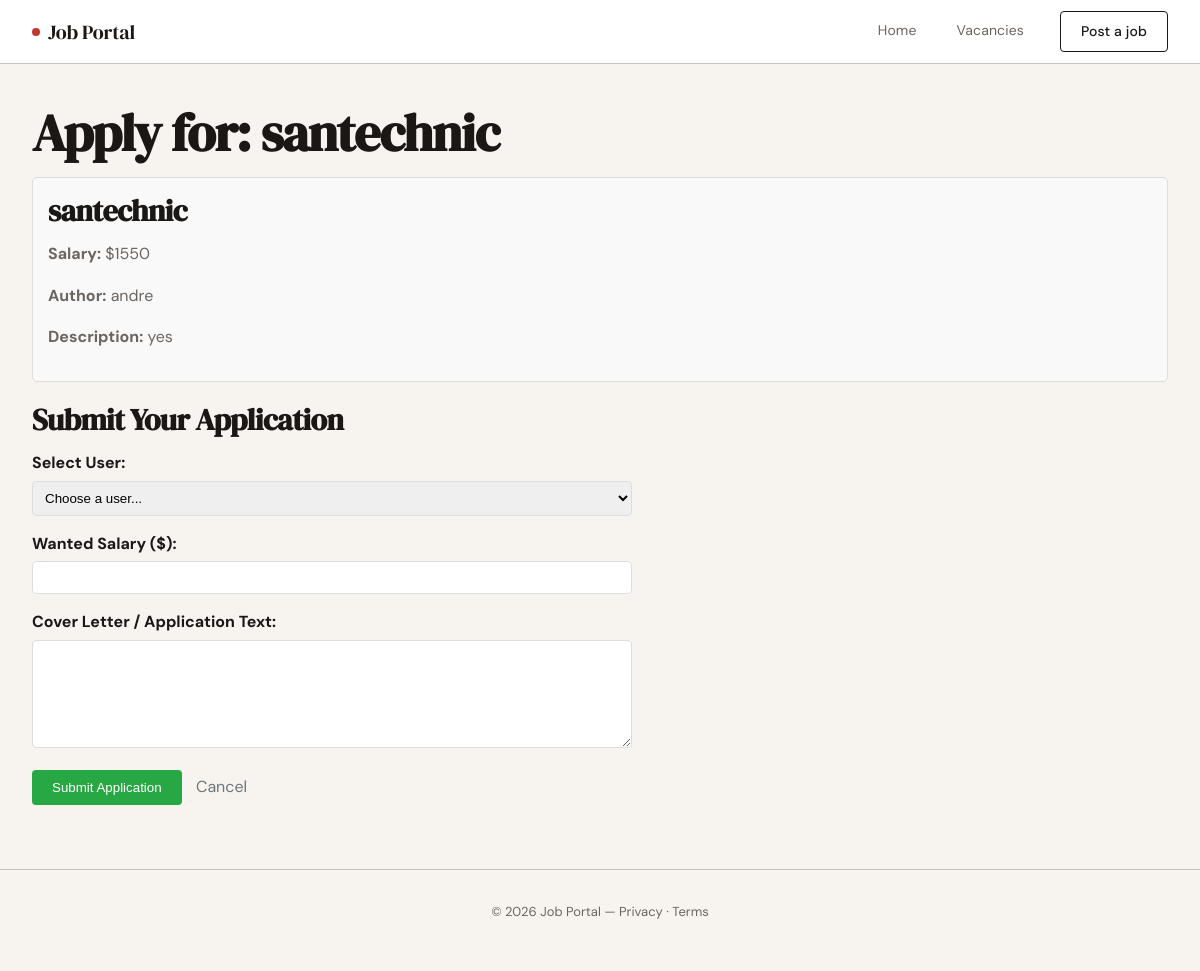
Page /vacancies/3/apply/ on the committed database.
### sp/models.py (models this page shows, shortened)
class Vacancy(models.Model):
    author = models.ForeignKey(User, on_delete=models.CASCADE)
    title = models.CharField(max_length=100, null=False)
    description = models.TextField(blank=True, null=True, default=':)')
    salary = models.IntegerField(default=1, validators=[MinValueValidator(1), MaxValueValidator(99999)])
    uploaded_at = models.DateTimeField(auto_now_add=True)

class User(models.Model):
    name = models.CharField(max_length=40, null=False)
    email = models.EmailField(blank=True, null=True)

### sp/views.py (the view, shortened to what this page needs)
# urls.py: path('vacancies/<int:vacancy_id>/apply/', views.apply_vacancy, name='apply_vacancy'),
def apply_vacancy(request, vacancy_id):
    vacancy = get_object_or_404(Vacancy, id=vacancy_id)
    users = User.objects.all()
    return render(request, 'apply.html', {'vacancy': vacancy, 'users': users})

### sp/templates/apply.html (shortened to what this page needs)
{% extends 'base.html' %} {% block title %}Apply for {{ vacancy.title }}{%endblock %}
{% block content %}
    <h1>Apply for: {{ vacancy.title }}</h1>
    <div
    class="vacancy-info"
    style="
        border: 1px solid #ddd;
        padding: 15px;
        margin-bottom: 20px;
        border-radius: 5px;
        background-color: #f9f9f9;
    "
    >
    <h2>{{ vacancy.title }}</h2>
    <p><strong>Salary:</strong> ${{ vacancy.salary }}</p>
    <p><strong>Author:</strong> {{ vacancy.author.name }}</p>
    {% if vacancy.description %}
    <p><strong>Description:</strong> {{ vacancy.description }}</p>
    {% endif %}
    </div>
    <h2>Submit Your Application</h2>
    <form method="post" style="max-width: 600px">
    <div style="margin-bottom: 15px">
        <label
        for="user"
        style="display: block; margin-bottom: 5px; font-weight: bold"
        >Select User:</label
        >
        <select
        name="user"
        id="user"
        required
        style="
            width: 100%;
            padding: 8px;
            border: 1px solid #ddd;
            border-radius: 4px;
        "
        >
        <option value="">Choose a user...</option>
        </select>
    </div>
    <div style="margin-bottom: 15px">
        <label
        for="wanted_salary"
        style="display: block; margin-bottom: 5px; font-weight: bold"
        >Wanted Salary ($):</label
        >
        <input
        type="number"
        name="wanted_salary"
        id="wanted_salary"
        min="1"
        max="99999"
        required
        style="
            width: 100%;
            padding: 8px;
            border: 1px solid #ddd;
            border-radius: 4px;
        "
        />
    </div>
    <div style="margin-bottom: 15px">
        <label
        for="content"
        style="display: block; margin-bottom: 5px; font-weight: bold"
        >Cover Letter / Application Text:</label
        >
        <textarea
        name="content"
        id="content"
        rows="6"
        required
        style="
            width: 100%;
            padding: 8px;
            border: 1px solid #ddd;
            border-radius: 4px;
            resize: vertical;
        "
        ></textarea>
    </div>
    <button
        type="submit"
        style="
        background-color: #28a745;
        color: white;
        padding: 10px 20px;
        border: none;
        border-radius: 4px;
        cursor: pointer;
        "
    >
        Submit Application
    </button>
    <a
        href="{% url 'vacancies' %}"
        style="margin-left: 10px; color: #6c757d; text-decoration: none"
        >Cancel</a
    >
    </form>
{% endblock %}

### sp/templates/base.html (style rules this page uses)
*, *::before, *::after { box-sizing: border-box; margin: 0; padding: 0; }
:root { --ink: #1a1714; --ink-muted: #6b6560; --ink-faint: #c8c3be; --paper: #f7f4f0; --paper-warm: #ede9e3; --accent: #c0392b; --accent-soft: #f9eeec; --white: #ffffff; --nav-h: 64px; --radius: 4px; --transition: 0.2s ease; }
html { scroll-behavior: smooth; }
body { font-family: 'DM Sans', sans-serif; font-size: 16px; line-height: 1.6; color: var(--ink); background-color: var(--paper); min-height: 100vh; }
h1 { font-family: 'DM Serif Display', serif; font-size: clamp(2rem, 5vw, 3.25rem); line-height: 1.1; letter-spacing: -0.02em; color: var(--ink); margin-bottom: 1rem; }
h2 { font-family: 'DM Serif Display', serif; font-size: clamp(1.375rem, 3vw, 1.875rem); line-height: 1.2; letter-spacing: -0.015em; color: var(--ink); margin-bottom: 0.75rem; }
p { color: var(--ink-muted); margin-bottom: 1rem; }
a { color: var(--accent); text-decoration: none; transition: opacity var(--transition); }

### rows in the picture
Vacancy: title "santechnic", salary "1550", author.name "andre", description "yes"
